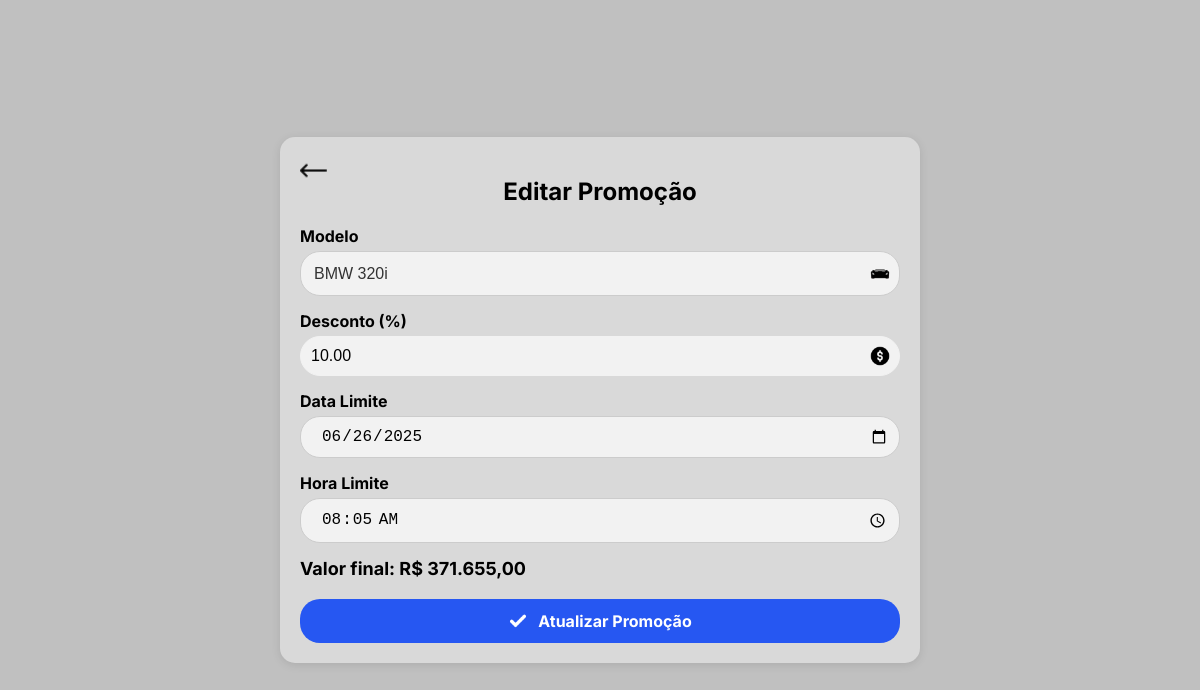
The app's page /php/editar_promocao.php?id=10 (signed in) with its own data.
### tables this page shows
CREATE TABLE `promocoes` (
  `id` int(11) NOT NULL,
  `modelo_id` int(11) NOT NULL,
  `desconto` decimal(5,2) NOT NULL,
  `preco_com_desconto` decimal(10,2) NOT NULL,
  `data_limite` datetime NOT NULL DEFAULT current_timestamp(),
  `ativo` tinyint(1) DEFAULT 1,
  `status` enum('Ativa','Inativa') DEFAULT 'Ativa'
);

CREATE TABLE `modelos` (
  `id` int(11) NOT NULL,
  `modelo` varchar(255) NOT NULL,
  `fabricante` varchar(255) NOT NULL,
  `cor` varchar(50) NOT NULL,
  `ano` int(11) NOT NULL,
  `preco` decimal(10,2) NOT NULL,
  `estoque` int(11) DEFAULT 0
);

### php/editar_promocao.php (the view, shortened to what this page needs)
<?php
include('conexao.php');
if (isset($_GET['id'])) {
    $promo_id = $_GET['id'];
    $query = "SELECT * FROM promocoes WHERE id = ?";
    $stmt = $conn->prepare($query);
    $stmt->bind_param("i", $promo_id);
    $stmt->execute();
    $result = $stmt->get_result();
    if ($result->num_rows === 1) {
        $promo = $result->fetch_assoc();
        $modelo_id = $promo['modelo_id'];
        $desconto = $promo['desconto'];
        $data_limite = explode(" ", $promo['data_limite'])[0];
        $hora_limite = explode(" ", $promo['data_limite'])[1] ?? '00:00';
    } else {
        echo "Promoção não encontrada!";
        exit;
    }
} else {
    echo "ID da promoção não fornecido!";
    exit;
}
$query_modelos = "SELECT id, modelo, preco FROM modelos";
$modelos_result = $conn->query($query_modelos);
?>
<!DOCTYPE html>
<html lang="pt-BR">
<head>
    <link rel="stylesheet" href="../css/registro.css">
</head>
<body>
<div class="container">
    <a href="consultar_promocoes.php" class="back-button">
        <img src="../img/seta-esquerda24.png" alt="Voltar">
    </a>
    <h2>Editar Promoção</h2>
    <form action="editar_promocao.php?id=<?php echo $promo_id; ?>" method="post" id="formPromocao">
        <div class="input-group">
            <label for="modelo_id">Modelo</label>
            <div class="input-wrapper">
                <select name="modelo_id" id="modelo_id" required>
                    <?php while ($row = $modelos_result->fetch_assoc()): ?>
                        <option value="<?php echo $row['id']; ?>"
                                <?php echo ($row['id'] == $modelo_id) ? 'selected' : ''; ?>
                                data-preco="<?php echo $row['preco']; ?>">
                            <?php echo htmlspecialchars($row['modelo']); ?>
                        </option>
                    <?php endwhile; ?>
                </select>
                <img src="../img/veiculos/carro.png" alt="Ícone modelo">
            </div>
        </div>
        <div class="input-group">
            <label for="desconto">Desconto (%)</label>
            <div class="input-wrapper">
                <input type="number" name="desconto" id="desconto" min="0" max="100" step="0.01"
                       value="<?php echo $desconto; ?>" required>
                <img src="../img/veiculos/preco.png" alt="Ícone desconto">
            </div>
        </div>
        <div class="input-group">
            <label for="data_limite">Data Limite</label>
            <div class="input-wrapper">
                <input type="date" name="data_limite" id="data_limite" value="<?php echo $data_limite; ?>" required>
            </div>
        </div>
        <div class="input-group">
            <label for="hora_limite">Hora Limite</label>
            <div class="input-wrapper">
                <input type="time" name="hora_limite" id="hora_limite" value="<?php echo $hora_limite; ?>" required>
            </div>
        </div>
        <div class="valor-final" id="valor-final">
        </div>
        <button type="submit" class="btn">
            <img src="../img/registro/verifica.png" alt="Ícone de check">
            Atualizar Promoção
        </button>
    </form>
</div>
</body>
</html>

### css/registro.css (style rules this page uses)
body { font-family: 'Inter', Arial, sans-serif; background: #c0c0c0; display: flex; justify-content: center; align-items: center; height: 100vh; margin: 0; }
.container { position: relative; background: #D9D9D9; padding: 20px; border-radius: 15px; box-shadow: 0 2px 10px rgba(0, 0, 0, 0.1); max-width: 600px; width: 100%; display: flex; flex-direction: column; justify-content: space-between; }
h2 { text-align: center; }
.input-group { margin-bottom: 15px; width: 100%; }
.input-group label { display: block; margin-bottom: 5px; font-weight: bold; }
.input-wrapper { position: relative; width: 100%; }
.input-wrapper input { width: 100%; padding: 10px; padding-right: 30px; border: 1px solid #f2f2f2; border-radius: 20px; font-size: 16px; background-color: #F2F2F2; box-sizing: border-box; }
.input-wrapper img { position: absolute; right: 10px; top: 50%; transform: translateY(-50%); width: 20px; height: 20px; }
.btn { font-family: 'Inter', sans-serif; display: flex; align-items: center; justify-content: center; gap: 10px; width: 100%; padding: 12px; background: #2657F2; color: #fff; border: none; border-radius: 20px; font-size: 16px; font-weight: bold; cursor: pointer; margin-top: 20px; position: relative; overflow: hidden; transition: background 0.3s ease-in-out; }
.btn img { width: 20px; height: 20px; }
.btn::before { content: ""; position: absolute; width: 100px; height: 100%; background-image: linear-gradient( 120deg, rgba(255, 255, 255, 0) 30%, rgba(255, 255, 255, 0.8), rgba(255, 255, 255, 0) 70% ); top: 0; left: -100px; opacity: 0.6; transition: left 0.3s ease-in-out; }
.back-button { position: absolute; top: 20px; left: 20px; z-index: 10; }
.back-button img { width: 27px; height: auto; transition: transform 0.2s ease-in-out; }
select { width: 100%; padding: 13px; border-radius: 20px; border: 1px solid #ccc; background-color: #f2f2f2; font-size: 16px; color: #333; appearance: none; -webkit-appearance: none; -moz-appearance: none; }

### php/editar_promocao.php (style rules this page uses)
input[type="date"], input[type="time"] { padding: 10px; padding-left: 20px; width: 100%; max-width: 600px; box-sizing: border-box; border: 1px solid #ccc; border-radius: 20px; font-size: 16px; }
.valor-final { margin-top: 15px; font-weight: bold; font-size: 18px; }

### records on screen
promocoes: modelo_id "BMW 320i", desconto "10.00", data_limite "06/26/2025", hora_limite "08:05:00"
